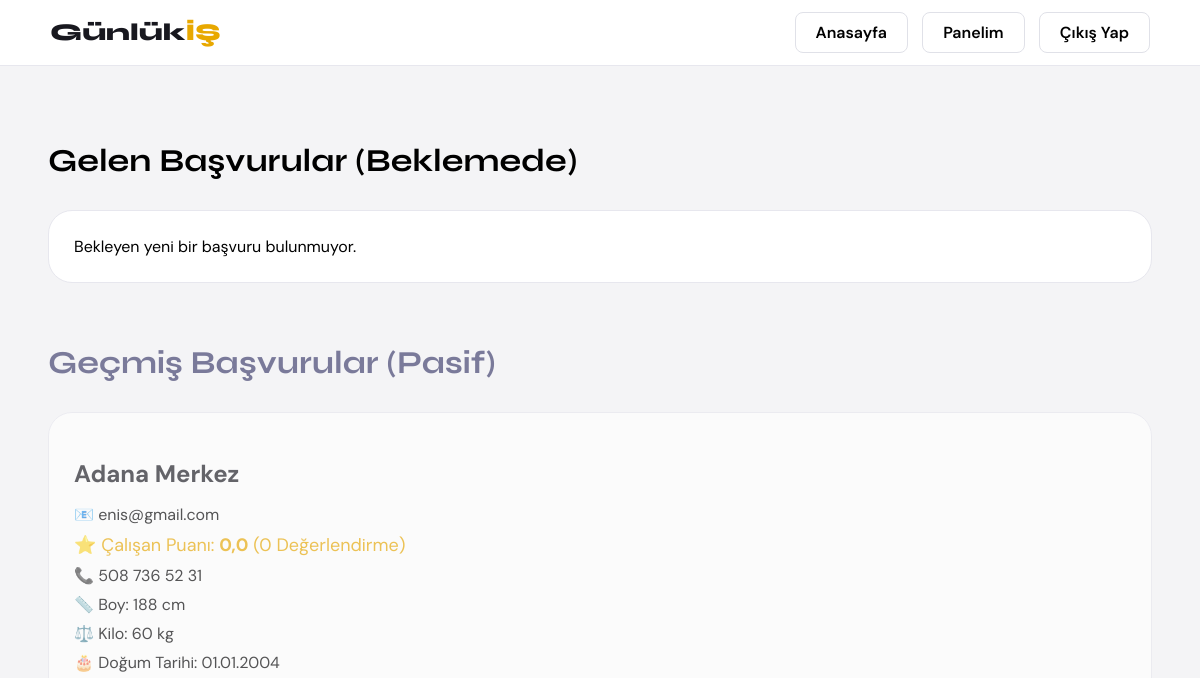
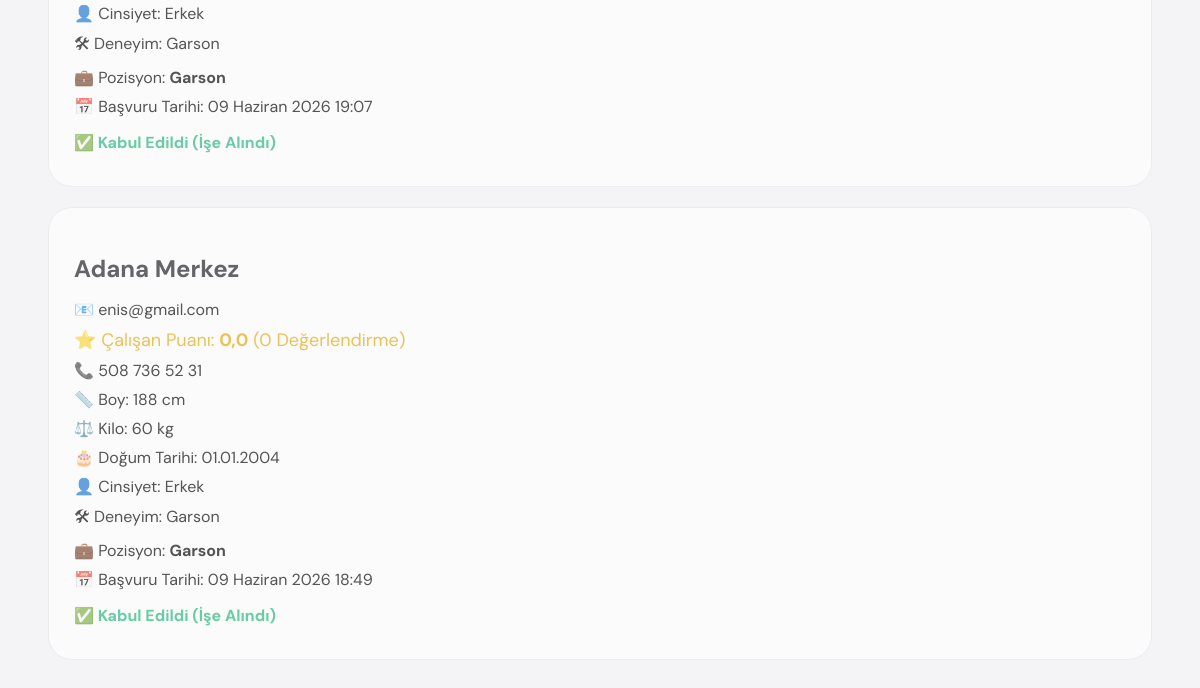
Before: /basvurular/ (signed in) with the older database file (2 pictures, top to bottom).
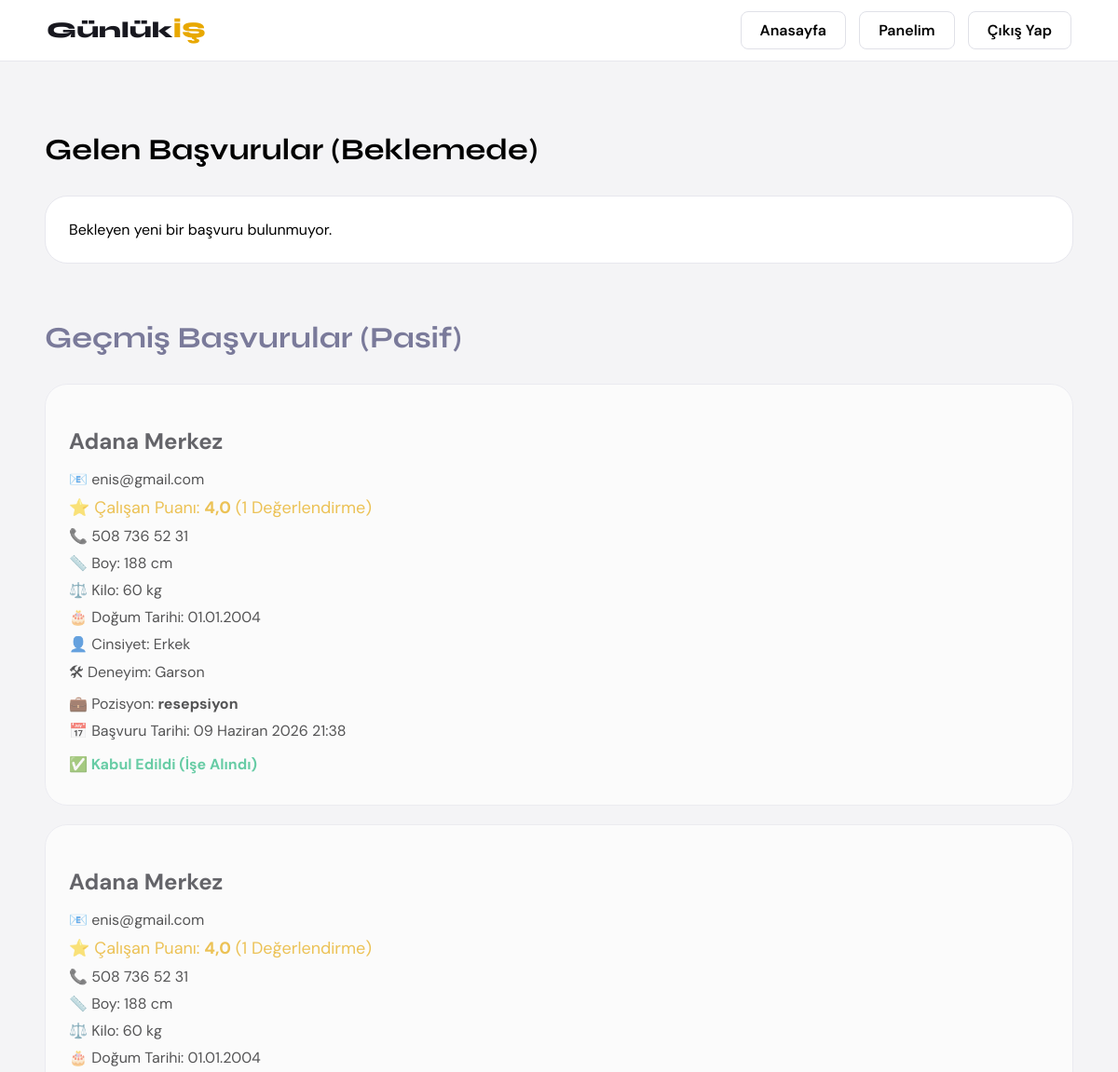
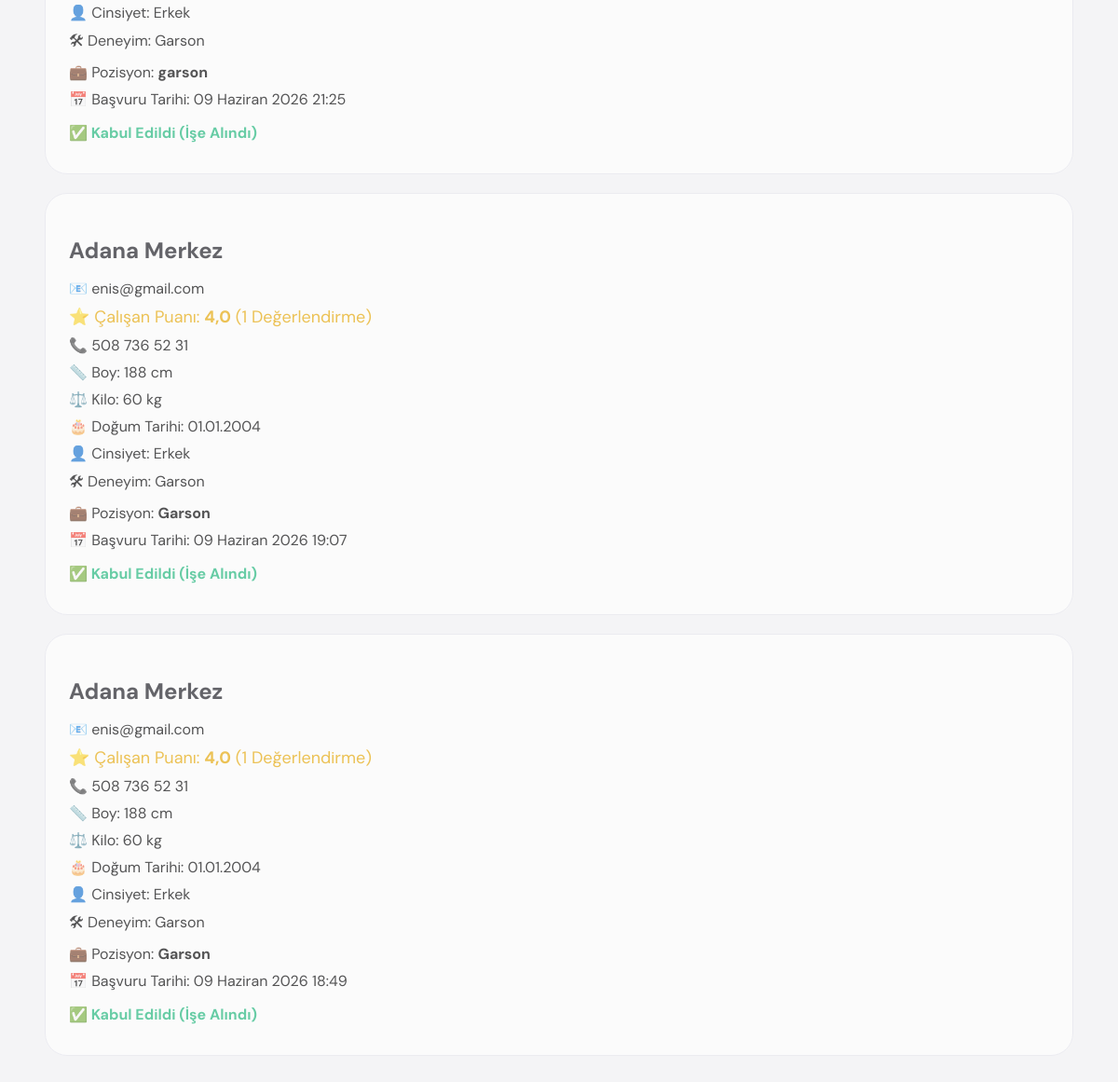
After: the same page with the newer database file (2 pictures, top to bottom).
### main/models.py (models this page shows, shortened)
class Basvuru(models.Model):
    kullanici = models.ForeignKey(
        Kullanici,
        on_delete=models.CASCADE
    )
    ilan = models.ForeignKey(
        Ilan,
        on_delete=models.CASCADE
    )
    basvuru_tarihi = models.DateTimeField(
        auto_now_add=True
    )
    durum = models.CharField(
        max_length=30,
        default='Beklemede'
    )
    isletme_puanladi = models.BooleanField(default=False)
    calisan_puanladi = models.BooleanField(default=False)

class Kullanici(models.Model):
    HESAP_TURU = (
        ('calisan', 'Çalışan'),
        ('isletme', 'İşletme'),
    )
    ad = models.CharField(max_length=100)
    soyad = models.CharField(max_length=100)
    dogum_tarihi = models.DateField()
    email = models.EmailField(unique=True)
    sifre = models.CharField(max_length=100)
    telefon = models.CharField(max_length=20)
    hesap_turu = models.CharField(
        max_length=20,
        choices=HESAP_TURU
    )

class Calisan(models.Model):
    kullanici = models.OneToOneField(
        Kullanici,
        on_delete=models.CASCADE
    )
    boy = models.IntegerField()
    kilo = models.IntegerField()
    cinsiyet = models.CharField(max_length=50)
    meslekler = models.CharField(max_length=300)
    ortalama_puan = models.FloatField(default=0.0)
    puan_sayisi = models.IntegerField(default=0)
    foto = models.ImageField(
        upload_to='calisanlar/',
        blank=True,
        null=True
    )

class Ilan(models.Model):
    isletme = models.ForeignKey(
    Isletme,
    on_delete=models.CASCADE,
    null=True
)
    isletme_adi = models.CharField(max_length=200)
    isletme_tipi = models.CharField(max_length=100)
    pozisyon = models.CharField(max_length=150)
    is_tanimi = models.TextField()
    konum = models.CharField(max_length=150)
    yas_araligi = models.CharField(max_length=100)
    deneyim = models.CharField(max_length=150)
    cinsiyet = models.CharField(max_length=50)
    yemek = models.CharField(max_length=20)
    ulasim = models.CharField(max_length=20)
    sigorta = models.CharField(max_length=20)
    kisi_sayisi = models.IntegerField()
    baslangic_tarihi = models.DateTimeField()
    bitis_tarihi = models.DateTimeField()
    ucret = models.IntegerField()
    aktif_mi = models.BooleanField(default=True)

### main/views.py (the view)
# urls.py: path('basvurular/', views.basvurular, name='basvurular'),
def basvurular(request):
    kullanici_id = request.session.get('kullanici_id')
    if not kullanici_id:
        return redirect('/giris/')
    kullanici = Kullanici.objects.get(id=kullanici_id)
    if kullanici.hesap_turu != 'isletme':
        return redirect('/')
    aktif_basvurular = Basvuru.objects.select_related('kullanici', 'ilan').filter(
        ilan__isletme__kullanici=kullanici,
        durum='Beklemede'
    ).order_by('-id')
    gecmis_basvurular = Basvuru.objects.select_related('kullanici', 'ilan').filter(
        ilan__isletme__kullanici=kullanici
    ).exclude(durum='Beklemede').order_by('-id')
    return render(
        request,
        'basvurular.html',
        {
            'aktif_basvurular': aktif_basvurular,
            'gecmis_basvurular': gecmis_basvurular
        }
    )

### main/templates/basvurular.html (shortened to what this page needs)
<!DOCTYPE html>
<html lang="tr">
<head>
</head>
<body>
<nav>
    <a href="/" class="logo">Günlük<span>İŞ</span></a>
    <div class="nav-btns">
        <a href="/" class="btn-ghost">Anasayfa</a>
        <a href="/panel/" class="btn-ghost">Panelim</a>
        <a href="/cikis/" class="btn-ghost">Çıkış Yap</a>
    </div>
</nav>
<h1>Gelen Başvurular (Beklemede)</h1>
{% for basvuru in aktif_basvurular %}
<div class="card">
    <h2>
        <a href="/calisan/{{ basvuru.kullanici.id }}/" style="text-decoration:none; color:#18181f;">
            {{ basvuru.kullanici.ad }} {{ basvuru.kullanici.soyad }}
        </a>
    </h2>
    <div class="info">📧 {{ basvuru.kullanici.email }}</div>
    <div class="info" style="color:#e8a800; font-size:18px;">
    ⭐ Çalışan Puanı: <strong>{{ basvuru.kullanici.calisan.ortalama_puan|floatformat:1 }}</strong> ({{ basvuru.kullanici.calisan.puan_sayisi }} Değerlendirme)
</div>
    <div class="info">📞 {{ basvuru.kullanici.telefon }}</div>
    <div class="info">📏 Boy: {{ basvuru.kullanici.calisan.boy }} cm</div>
    <div class="info">⚖️ Kilo: {{ basvuru.kullanici.calisan.kilo }} kg</div>
    <div class="info">🎂 Doğum Tarihi: {{ basvuru.kullanici.dogum_tarihi|date:"d.m.Y" }}</div>
    <div class="info">👤 Cinsiyet: {{ basvuru.kullanici.calisan.cinsiyet }}</div>
    <div class="info">🛠 Deneyim: {{ basvuru.kullanici.calisan.meslekler }}</div>
    <div class="info">💼 Pozisyon: <strong>{{ basvuru.ilan.pozisyon }}</strong></div>
    <div class="info">📅 Başvuru Tarihi: {{ basvuru.basvuru_tarihi }}</div>
    <div style="display: flex; gap: 10px;">
        <a href="/basvuru-onayla/{{ basvuru.id }}/" class="btn approve">Onayla</a>
        <a href="/basvuru-reddet/{{ basvuru.id }}/" class="btn reject">Reddet</a>
    </div>
</div>
{% empty %}
<div class="card">Bekleyen yeni bir başvuru bulunmuyor.</div>
{% endfor %}
<h1 style="margin-top: 60px; color: #7a7a9a;">Geçmiş Başvurular (Pasif)</h1>
{% for basvuru in gecmis_basvurular %}
<div class="card" style="opacity: 0.65;">
    <h2>
        <a href="/calisan/{{ basvuru.kullanici.id }}/" style="text-decoration:none; color:#18181f;">
            {{ basvuru.kullanici.ad }} {{ basvuru.kullanici.soyad }}
        </a>
    </h2>
    <div class="info">📧 {{ basvuru.kullanici.email }}</div>
    <div class="info" style="color:#e8a800; font-size:18px;">
    ⭐ Çalışan Puanı: <strong>{{ basvuru.kullanici.calisan.ortalama_puan|floatformat:1 }}</strong> ({{ basvuru.kullanici.calisan.puan_sayisi }} Değerlendirme)
</div>
    <div class="info">📞 {{ basvuru.kullanici.telefon }}</div>
    <div class="info">📏 Boy: {{ basvuru.kullanici.calisan.boy }} cm</div>
    <div class="info">⚖️ Kilo: {{ basvuru.kullanici.calisan.kilo }} kg</div>
    <div class="info">🎂 Doğum Tarihi: {{ basvuru.kullanici.dogum_tarihi|date:"d.m.Y" }}</div>
    <div class="info">👤 Cinsiyet: {{ basvuru.kullanici.calisan.cinsiyet }}</div>
    <div class="info">🛠 Deneyim: {{ basvuru.kullanici.calisan.meslekler }}</div>
    <div class="info">💼 Pozisyon: <strong>{{ basvuru.ilan.pozisyon }}</strong></div>
    <div class="info">📅 Başvuru Tarihi: {{ basvuru.basvuru_tarihi }}</div>
    <div class="info" style="margin-top: 15px; font-weight: bold;">
        {% if basvuru.durum == 'Onaylandı' %}
            <span style="color: #1db87a;">✅ Kabul Edildi (İşe Alındı)</span>
        {% else %}
            <span style="color: #e74c3c;">❌ Reddedildi / İlan Kapatıldı</span>
        {% endif %}
    </div>
</div>
{% empty %}
<div class="card">Henüz geçmişte işlem yapılmış bir başvuru bulunmuyor.</div>
{% endfor %}
</body>
</html>

Changed rows visible on the page:
added Basvuru: kullanici.ad "Adana", kullanici.soyad "Merkez", kullanici.email "enis@gmail.com", kullanici.calisan.ortalama_puan "4,0", kullanici.calisan.puan_sayisi "1", kullanici.telefon "508 736 52 31", kullanici.calisan.boy "188", kullanici.calisan.kilo "60", kullanici.dogum_tarihi "01.01.2004", kullanici.calisan.cinsiyet "Erkek", kullanici.calisan.meslekler "Garson", ilan.pozisyon "resepsiyon", basvuru_tarihi "09 Haziran 2026 21:38", durum "✅ Kabul Edildi (İşe Alındı)"
added Basvuru: kullanici.ad "Adana", kullanici.soyad "Merkez", kullanici.email "enis@gmail.com", kullanici.calisan.ortalama_puan "4,0", kullanici.calisan.puan_sayisi "1", kullanici.telefon "508 736 52 31", kullanici.calisan.boy "188", kullanici.calisan.kilo "60", kullanici.dogum_tarihi "01.01.2004", kullanici.calisan.cinsiyet "Erkek", kullanici.calisan.meslekler "Garson", ilan.pozisyon "garson", basvuru_tarihi "09 Haziran 2026 21:25", durum "✅ Kabul Edildi (İşe Alındı)"
changed through a linked row, Basvuru "09 Haziran 2026 19:07": kullanici.calisan.ortalama_puan "0,0" → "4,0"; kullanici.calisan.puan_sayisi "0" → "1"
changed through a linked row, Basvuru "09 Haziran 2026 18:49": kullanici.calisan.ortalama_puan "0,0" → "4,0"; kullanici.calisan.puan_sayisi "0" → "1"
